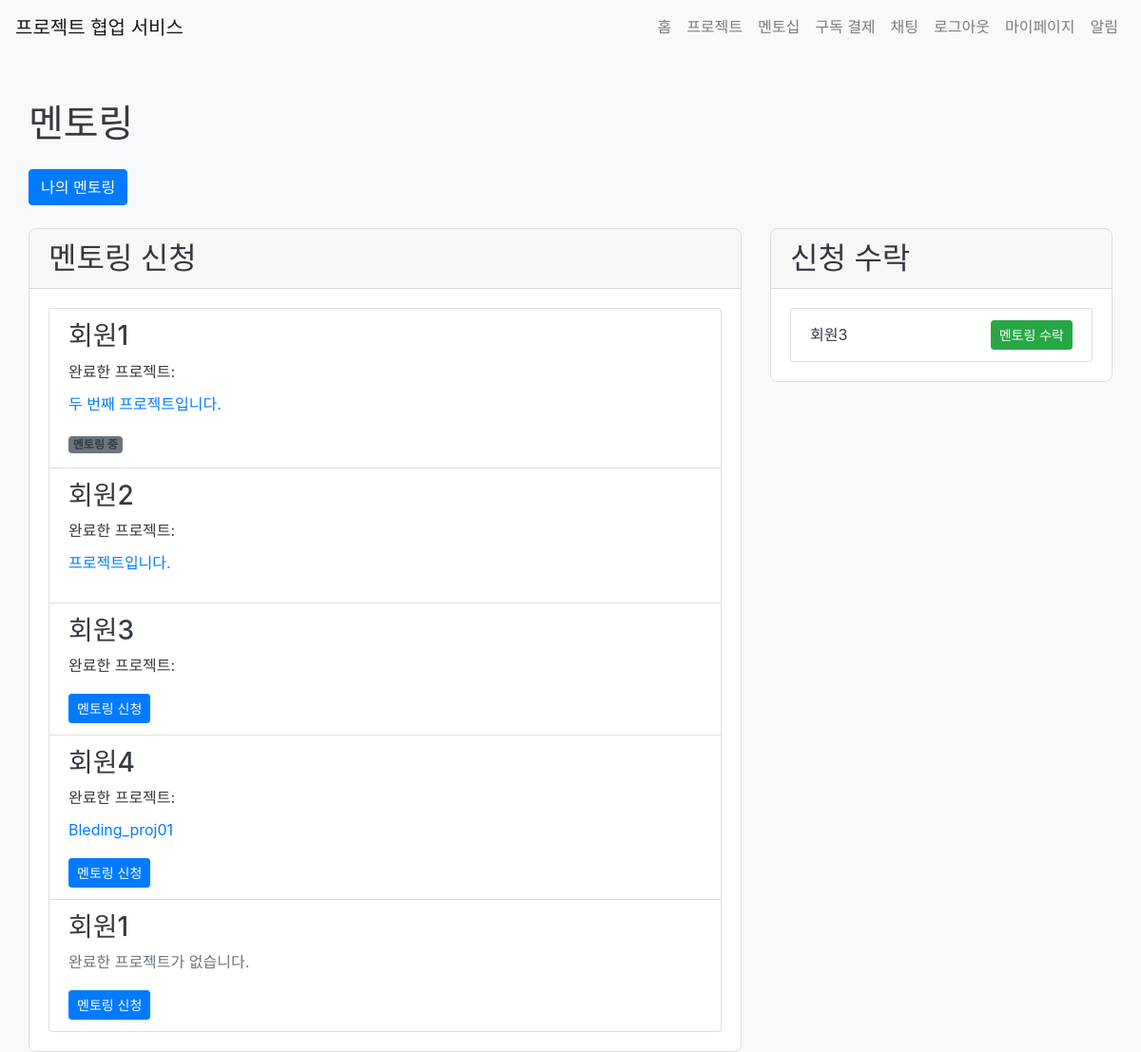
Before: /mentorship/ (signed in) with the older database file.
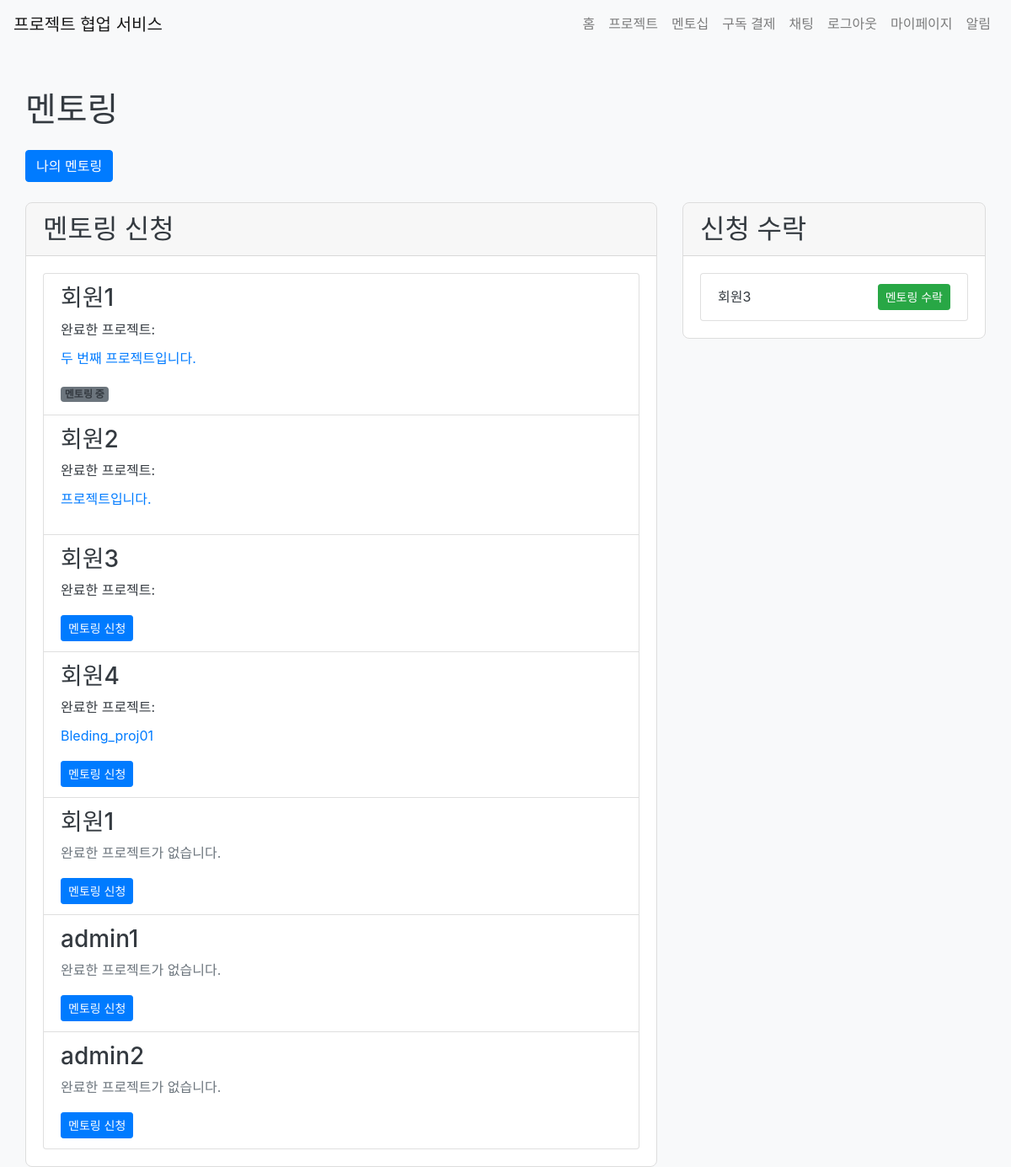
After: the same page with the newer database file.
### app/models.py (models this page shows)
class User(UserMixin, db.Model):
    id = db.Column(db.Integer, primary_key=True)
    name = db.Column(db.String(100), nullable=False)
    email = db.Column(db.String(120), unique=True, nullable=False)
    password = db.Column(db.String(255), nullable=False)
    bio = db.Column(db.Text)
    chat_rooms = db.relationship('ChatRoom', secondary='chat_room_participant', back_populates='participants')
    chat_room_participants = db.relationship('ChatRoomParticipant', back_populates='user')
    notifications = db.relationship('Notification', back_populates='user', lazy=True)
    projects = db.relationship('Project', secondary='project_participant', back_populates='participants')
    subscription = db.relationship('Subscription', back_populates='subscriber', uselist=False)
    created_projects = db.relationship('Project', back_populates='client', lazy=True, foreign_keys='Project.client_id')
    mentees = db.relationship('User',
                              secondary=mentorship_mentor,
                              primaryjoin=(mentorship_mentor.c.mentor_id == id),
                              secondaryjoin=(mentorship_mentor.c.mentee_id == id),
                              backref=db.backref('mentors', lazy='dynamic'),
                              lazy='dynamic')
    pending_mentees = db.relationship('User',
                                    secondary=mentorship_mentee,
                                    primaryjoin=(mentorship_mentee.c.mentor_id == id),
                                    secondaryjoin=(mentorship_mentee.c.mentee_id == id),
                                    backref=db.backref('pending_mentors', lazy='dynamic'),
                                    lazy='dynamic')
    project_participants = db.relationship('ProjectParticipant', back_populates='user', lazy=True)
    is_admin = db.Column(db.Boolean, default=False)

class Project(db.Model):
    id = db.Column(db.Integer, primary_key=True)
    title = db.Column(db.String(100), nullable=False)
    description = db.Column(db.Text, nullable=False)
    start_date = db.Column(db.Date, nullable=False)
    end_date = db.Column(db.Date, nullable=False)
    created_at = db.Column(db.DateTime, default=datetime.utcnow)
    client_id = db.Column(db.Integer, db.ForeignKey('user.id'), nullable=False)
    client = db.relationship('User', back_populates='created_projects')
    completed = db.Column(db.Boolean, default=False)
    participants = db.relationship('User', secondary='project_participant', back_populates='projects', overlaps="project_participants")
    project_participants = db.relationship('ProjectParticipant', back_populates='project', lazy=True, overlaps="participants,projects")
    progresses = db.relationship('ProjectProgress', back_populates='project', lazy=True)  # 새로운 관계 추가
    overview = db.Column(db.Text)
    requirements = db.Column(db.Text)
    flowchart = db.Column(db.Text)
    timeline = db.Column(db.Text)
    github_repo = db.Column(db.String(200))
    type = db.Column(db.String(20), nullable = False, default = 'collaboration')
    is_public = db.Column(db.Boolean, default=True)

### app/views/mentorship.py (the view)
@bp.route('/')
@login_required
def index():
    users = User.query.all()
    request_form = RequestMentorshipForm()
    accept_form = AcceptMentorshipForm()
    return render_template('mentorship/index.html', users=users, request_form=request_form, accept_form=accept_form)

### app/forms.py
class RequestMentorshipForm(FlaskForm):
    submit = SubmitField('멘토링 신청')

class AcceptMentorshipForm(FlaskForm):
    submit = SubmitField('멘토링 수락')

### app/__init__.py (called while the page is built)
@login_manager.user_loader
def load_user(user_id):
    if user_id is not None:
        return User.query.get(int(user_id))
    return None

### app/templates/mentorship/index.html (shortened to what this page needs)
{% extends "base.html" %}
{% block extra_css %}
    <link rel="stylesheet" href="{{ url_for('static', filename='css/components/cards.css') }}">
    <link rel="stylesheet" href="{{ url_for('static', filename='css/pages/mentorship.css') }}">
{% endblock %}
{% block content %}
<div class="container mt-5">
    <h1 class="mb-4">멘토링</h1>
    <a href="{{ url_for('mentorship.my_mentoring') }}" class="btn btn-primary mb-4">나의 멘토링</a>
    <div class="row">
        <div class="col-md-8">
            <div class="card mentorship-card">
                <div class="card-header">
                    <h2 class="mb-0">멘토링 신청</h2>
                </div>
                <div class="card-body">
                    <div class="list-group">
                        {% for user in users %}
                            <div class="list-group-item mentorship-item">
                                <h3 class="mb-2">{{ user.name }}</h3>
                                {% if user.created_projects %}
                                    <p class="mb-2">완료한 프로젝트:</p>
                                    <ul class="list-unstyled project-list">
                                        {% for project in user.created_projects|selectattr('completed') %}
                                            <li>
                                                <a href="{{ url_for('project.detail', project_id=project.id) }}" class="project-link">{{ project.title }}</a>
                                            </li>
                                        {% endfor %}
                                    </ul>
                                {% else %}
                                    <p class="text-muted">완료한 프로젝트가 없습니다.</p>
                                {% endif %}
                                {% if user != current_user %}
                                    {% if user in current_user.mentors %}
                                        <span class="badge bg-secondary">멘토링 중</span>
                                    {% elif user not in current_user.pending_mentors %}
                                        <form action="{{ url_for('mentorship.request_mentorship', mentor_id=user.id) }}" method="post" class="mt-2">
                                            {{ request_form.submit(class="btn btn-primary btn-sm") }}
                                        </form>
                                    {% else %}
                                        <span class="badge bg-warning">신청 대기 중</span>
                                    {% endif %}
                                {% endif %}
                            </div>
                        {% endfor %}
                    </div>
                </div>
            </div>
        </div>
        <div class="col-md-4">
            <div class="card mentorship-card">
                <div class="card-header">
                    <h2 class="mb-0">신청 수락</h2>
                </div>
                <div class="card-body">
                    <div class="list-group">
                        {% for mentee in current_user.pending_mentees %}
                            <div class="list-group-item mentorship-item d-flex justify-content-between align-items-center">
                                <span>{{ mentee.name }}</span>
                                {% if mentee not in current_user.mentees %}
                                    <form action="{{ url_for('mentorship.accept_mentorship', mentee_id=mentee.id) }}" method="post">
                                        {{ accept_form.submit(class="btn btn-success btn-sm") }}
                                    </form>
                                {% else %}
                                    <span class="badge bg-secondary">멘토링 중</span>
                                {% endif %}
                            </div>
                        {% endfor %}
                    </div>
                </div>
            </div>
        </div>
    </div>
</div>
{% endblock %}

### app/templates/base.html (shortened to what this page needs)
<!DOCTYPE html>
<html lang="ko">
    <head>
        <link rel="stylesheet" href="https://maxcdn.bootstrapcdn.com/bootstrap/4.5.2/css/bootstrap.min.css">
        <link rel="stylesheet" href="https://cdn.jsdelivr.net/npm/bootstrap-select@1.13.14/dist/css/bootstrap-select.min.css">
        <link rel="stylesheet" href="{{ url_for('static', filename='css/main.css') }}">
        <link rel="stylesheet" href="https://cdnjs.cloudflare.com/ajax/libs/font-awesome/5.15.3/css/all.min.css">
        {% block extra_css %}{% endblock %}
    </head>
<body>
    <nav class="navbar navbar-expand-lg navbar-light bg-light">
        <a class="navbar-brand" href="/">프로젝트 협업 서비스</a>
        <div class="collapse navbar-collapse" id="navbarNav">
            <ul class="navbar-nav ml-auto">
                <li class="nav-item">
                    <a class="nav-link" href="{{ url_for('main.index') }}">홈</a>
                </li>
                <li class="nav-item">
                    <a class="nav-link" href="{{ url_for('project.list_projects') }}">프로젝트</a>
                </li>
                {% if current_user.is_authenticated %}
                <li class="nav-item">
                    <a class="nav-link" href="{{ url_for('mentorship.index') }}">멘토십</a>
                </li>
                <li class="nav-item">
                    <a class="nav-link" href="{{ url_for('payments.subscribe') }}">구독 결제</a>
                </li>
                <li class="nav-item">
                    <a class="nav-link" href="{{ url_for('chat.chat_list') }}">채팅</a>
                </li>
                <li class="nav-item">
                    <a class="nav-link" href="{{ url_for('auth.logout') }}">로그아웃</a>
                </li>
                <li class="nav-item">
                    <a class="nav-link" href="{{ url_for('mypage.index') }}">마이페이지</a>
                </li>
                <li class="nav-item">
                    <a class="nav-link" href="{{ url_for('notification.index') }}">
                        알림
                    </a>
                </li>
                {% endif %}
            </ul>
        </div>
    </nav>
    <div class="container mt-4">
        {% block content %}{% endblock %}
    </div>
</body>
</html>

### app/static/css/main.css (style rules this page uses)
:root { --primary-color: #007bff; --secondary-color: #6c757d; --success-color: #28a745; --danger-color: #dc3545; --warning-color: #ffc107; --info-color: #17a2b8; --light-color: #f8f9fa; --dark-color: #343a40; --font-family-sans-serif: -apple-system, BlinkMacSystemFont, "Segoe UI", Roboto, "Helvetica Neue", Arial, sans-serif; --font-family-monospace: SFMono-Regular, Menlo, Monaco, Consolas, "Liberation Mono", "Courier New", monospace; }
* { margin: 0; padding: 0; box-sizing: border-box; }
body { font-family: var(--font-family-sans-serif); line-height: 1.6; color: var(--dark-color); background-color: var(--light-color); }
.container { width: 100%; max-width: 1200px; margin: 0 auto; padding: 0 15px; }
a { color: var(--primary-color); text-decoration: none; }

### app/static/css/components/cards.css (style rules this page uses)
.card { position: relative; display: flex; flex-direction: column; min-width: 0; word-wrap: break-word; background-color: #fff; background-clip: border-box; border: 1px solid rgba(0, 0, 0, 0.125); border-radius: 0.25rem; }
.card-body { flex: 1 1 auto; padding: 1.25rem; }
.card-header { padding: 0.75rem 1.25rem; margin-bottom: 0; background-color: rgba(0, 0, 0, 0.03); border-bottom: 1px solid rgba(0, 0, 0, 0.125); }

### app/static/css/pages/mentorship.css (style rules this page uses)
.mentorship-card { border: 1px solid #ddd; border-radius: 8px; overflow: hidden; transition: all 0.3s ease; }

Changed rows visible on the page:
added User: name "admin1", shows "완료한 프로젝트가 없습니다.", shown under "멘토링 신청"
added User: name "admin2", shows "완료한 프로젝트가 없습니다.", shown under "멘토링 신청"
